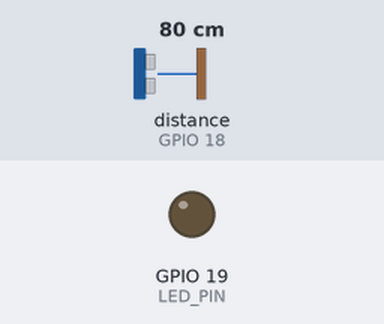
The sketch below on a simulated ESP32. Shown: output pins drawn as LEDs (lit = HIGH). Wiring (inferred from the names in the program): ultrasonic range finder: trigger GPIO 4; echo GPIO 18. The inputs (shaded band) are chosen by the test bench; at power-on: distance to the obstacle (sensor on GPIO 18) 80 cm. The echo pulse lasts 58.3 µs per cm; WiFi joins after 1.5 s; servers stay silent unless stated; pins used as bus, display or sensor lines are not drawn; what the sketch prints to the serial monitor is not drawn.

Above: at 2.7 s.
2.8 s: distance to the obstacle (sensor on GPIO 18) set to 17 cm
5.8 s: distance to the obstacle (sensor on GPIO 18) set to 14 cm
At 9.9 s:
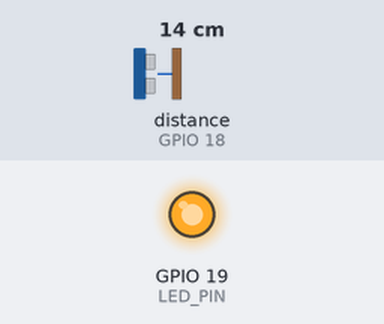
Timing chart, 0 to 11.4 s (numbered marks = the images above; inputs shaded):
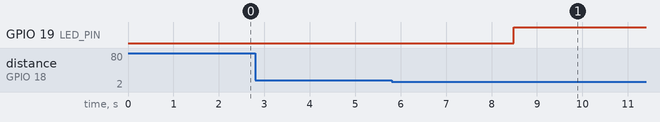

The sketch:

esp32_sensor.ino
```cpp
/**
 * Smart Parking – ESP32 Firmware
 * ─────────────────────────────────────────────────────────────────────────────
 * This firmware reads HC-SR04 ultrasonic sensor and sends occupancy data to
 * Firebase Realtime Database. The web app reads this data for lot1 → slot A1.
 *
 * Firebase RTDB path written by this device:
 *   /parking/slot1/status    → "OCCUPIED" | "FREE"
 *   /parking/slot1/distance  → float (cm)
 *
 * In the web app:
 *   lot1 (Central Mall Parking) → slot A1 = this sensor's live data
 *   All other slots in lot1     = simulated
 *   All other 99 lots           = fully simulated
 *
 * To add more slots later:
 *   Wire another HC-SR04, add a second block at bottom of loop()
 *   writing to /parking/slot2/... → maps to A2 in the web app
 *
 * Hardware:
 *   ESP32 DevKit v1
 *   HC-SR04: TRIG → GPIO4, ECHO → GPIO18, LED → GPIO19
 *
 * Libraries (install via Arduino Library Manager):
 *   - Firebase ESP Client by mobizt
 *   - ArduinoJson
 */

#include <Arduino.h>
#include <WiFi.h>
#include <Firebase_ESP_Client.h>
#include "addons/TokenHelper.h"
#include "addons/RTDBHelper.h"

// ── Pin config ────────────────────────────────────────────────────────────────
#define TRIG_PIN  4
#define ECHO_PIN  18
#define LED_PIN   19

// ── WiFi ──────────────────────────────────────────────────────────────────────
#define WIFI_SSID     "Motog54"
#define WIFI_PASSWORD "12345678"

// ── Firebase ──────────────────────────────────────────────────────────────────
#define DATABASE_URL "spark-6a409-default-rtdb.asia-southeast1.firebasedatabase.app"
#define API_KEY      "AIzaSyB_OtU4E0giWeR-BND3QjbaBD8HJVVeYrY"

// ── RTDB path for this sensor ─────────────────────────────────────────────────
// slot1 → maps to slot "A1" in the web app for lot "lot1"
#define SLOT_PATH "/parking/slot1"

// ── Detection threshold ───────────────────────────────────────────────────────
// Car detected if object is closer than this (cm)
#define OCCUPIED_THRESHOLD_CM 15.0

FirebaseData fbdo;
FirebaseAuth auth;
FirebaseConfig config;

// ── Distance measurement (averaged over 10 readings) ─────────────────────────
float getDistance() {
  float sum = 0; int valid = 0;
  for (int i = 0; i < 10; i++) {
    digitalWrite(TRIG_PIN, LOW);  delayMicroseconds(2);
    digitalWrite(TRIG_PIN, HIGH); delayMicroseconds(10);
    digitalWrite(TRIG_PIN, LOW);
    noInterrupts();
    long dur = pulseIn(ECHO_PIN, HIGH, 25000);
    interrupts();
    if (dur == 0) { delay(30); continue; }
    float d = (dur * 0.034) / 2.0;
    if (d >= 2 && d <= 400) { sum += d; valid++; }
    delay(30);
  }
  return valid > 0 ? sum / valid : -1;
}

void setup() {
  Serial.begin(115200);
  pinMode(TRIG_PIN, OUTPUT);
  pinMode(ECHO_PIN, INPUT);
  pinMode(LED_PIN,  OUTPUT);

  // Connect WiFi
  WiFi.begin(WIFI_SSID, WIFI_PASSWORD);
  Serial.print("Connecting to WiFi");
  while (WiFi.status() != WL_CONNECTED) { Serial.print("."); delay(500); }
  Serial.println("\n✅ WiFi: " + WiFi.localIP().toString());

  // Init Firebase
  config.api_key            = API_KEY;
  config.database_url       = DATABASE_URL;
  config.token_status_callback = tokenStatusCallback;
  config.signer.test_mode   = true;
  Firebase.begin(&config, &auth);
  Firebase.reconnectWiFi(true);
  Serial.println("✅ Firebase ready");
  Serial.println("📡 Writing to: " + String(SLOT_PATH));
  Serial.println("🗺  Web app: lot1 → Slot A1");
}

bool lastOccupied = false;

void loop() {
  float dist = getDistance();

  if (dist < 0) {
    Serial.println("⚠️  Sensor error — check wiring");
    digitalWrite(LED_PIN, LOW);
    delay(3000);
    return;
  }

  bool occupied = dist < OCCUPIED_THRESHOLD_CM;
  String status = occupied ? "OCCUPIED" : "FREE";

  Serial.printf("📏 %.1f cm → %s\n", dist, status.c_str());
  digitalWrite(LED_PIN, occupied ? HIGH : LOW);

  // Send to Firebase when state changes OR every 30s as heartbeat
  static unsigned long lastSent = 0;
  bool stateChanged = (occupied != lastOccupied);
  bool heartbeat    = (millis() - lastSent > 30000);

  if (Firebase.ready() && (stateChanged || heartbeat)) {
    bool ok1 = Firebase.RTDB.setString(&fbdo, String(SLOT_PATH) + "/status",   status);
    bool ok2 = Firebase.RTDB.setFloat (&fbdo, String(SLOT_PATH) + "/distance", dist);

    if (ok1 && ok2) {
      Serial.printf("✅ Firebase updated → %s (%.1f cm)\n", status.c_str(), dist);
    } else {
      Serial.println("❌ Firebase error: " + fbdo.errorReason());
    }

    lastOccupied = occupied;
    lastSent     = millis();
  }

  delay(3000);
}

// ─────────────────────────────────────────────────────────────────────────────
// TO ADD A SECOND SLOT (A2):
// 1. Wire another HC-SR04: TRIG → GPIO5, ECHO → GPIO17
// 2. Add at top:  #define TRIG2 5 / #define ECHO2 17
// 3. In loop(), repeat the same block but write to:
//      /parking/slot2/status   → maps to A2 in the web app
//      /parking/slot2/distance
// 4. In useFirestore.ts, add:  slot2: "A2"  to ESP32_SLOT_MAP
// ─────────────────────────────────────────────────────────────────────────────
```

Measured:
- the behaviour switches between 16 and 15 cm on distance to the obstacle (sensor on GPIO 18) (found by bisection; images 0 and 1)
- after the input at 2.8 s, every drawn part: stays the same
- after the input at 5.8 s, GPIO 19 (LED_PIN): LOW → HIGH after 2.7 s
